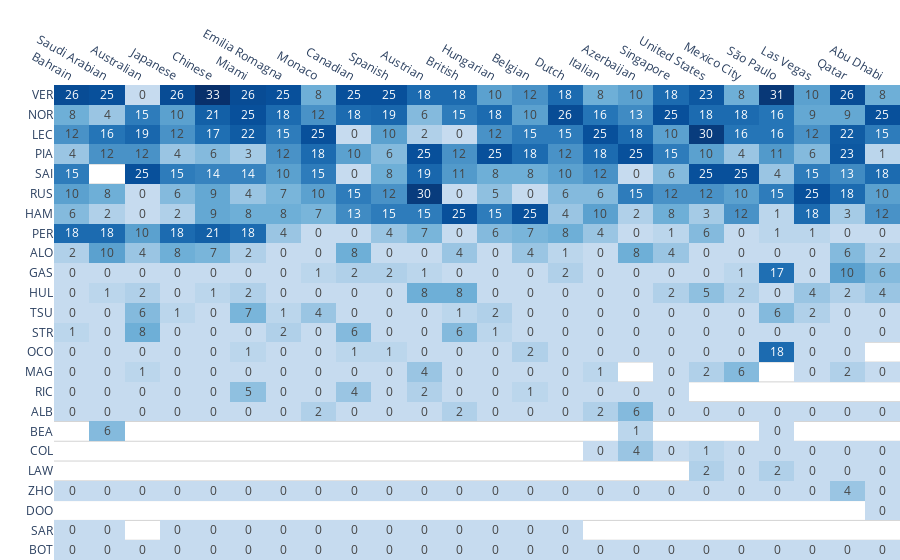

Here is the notebook cell this chart was saved with:
### Code cell
fig = px.imshow(
    results,
    text_auto=True,
    aspect='auto',
    color_continuous_scale=[[0,    'rgb(198, 219, 239)'],
                            [0.25, 'rgb(107, 174, 214)'],
                            [0.5,  'rgb(33,  113, 181)'],
                            [0.75, 'rgb(8,   81,  156)'],
                            [1,    'rgb(8,   48,  107)']],
    labels={'x': 'Race',
            'y': 'Driver',
            'color': 'Points'}
)
fig.update_xaxes(title_text='')
fig.update_yaxes(title_text='')
fig.update_yaxes(tickmode='linear')
fig.update_yaxes(showgrid=True, gridwidth=1, gridcolor='LightGrey',
                 showline=False,
                 tickson='boundaries')              
fig.update_xaxes(showgrid=False, showline=False)    
fig.update_layout(plot_bgcolor='rgba(0,0,0,0)')    
fig.update_layout(coloraxis_showscale=False)        
fig.update_layout(xaxis=dict(side='top'))           
fig.update_layout(margin=dict(l=0, r=0, b=0, t=0))
fig
show(fig)

### Figure 1 — Plotly figure (JSON) as saved in the notebook; plotly's stock layout.template omitted (floating-point values rounded to 4 significant figures; data arrays with more than 128 entries replaced by an {"elided": "..."} marker saying what was removed)
{"data": [{"coloraxis": "coloraxis", "hovertemplate": "Race: %{x}<br>Driver: %{y}<br>Points: %{z}<extra></extra>", "name": "0", "texttemplate": "%{z}", "type": "heatmap", "x": ["Bahrain", "Saudi Arabian", "Australian", "Japanese", "Chinese", "Miami", "Emilia Romagna", "Monaco", "Canadian", "Spanish", "Austrian", "British", "Hungarian", "Belgian", "Dutch", "Italian", "Azerbaijan", "Singapore", "United States", "Mexico City", "São Paulo", "Las Vegas", "Qatar", "Abu Dhabi"], "xaxis": "x", "y": ["VER", "NOR", "LEC", "PIA", "SAI", "RUS", "HAM", "PER", "ALO", "GAS", "HUL", "TSU", "STR", "OCO", "MAG", "RIC", "ALB", "BEA", "COL", "LAW", "ZHO", "DOO", "SAR", "BOT"], "yaxis": "y", "z": {"elided": "24x24 int values"}}], "layout": {"coloraxis": {"colorbar": {"title": {"text": "Points"}}, "colorscale": [[0, "rgb(198, 219, 239)"], [0.25, "rgb(107, 174, 214)"], [0.5, "rgb(33,  113, 181)"], [0.75, "rgb(8,   81,  156)"], [1, "rgb(8,   48,  107)"]], "showscale": false}, "margin": {"b": 0, "l": 0, "r": 0, "t": 0}, "plot_bgcolor": "rgba(0,0,0,0)", "xaxis": {"anchor": "y", "domain": [0, 1], "showgrid": false, "showline": false, "side": "top", "title": {"text": ""}}, "yaxis": {"anchor": "x", "autorange": "reversed", "domain": [0, 1], "gridcolor": "LightGrey", "gridwidth": 1, "showgrid": true, "showline": false, "tickmode": "linear", "tickson": "boundaries", "title": {"text": ""}}}}
